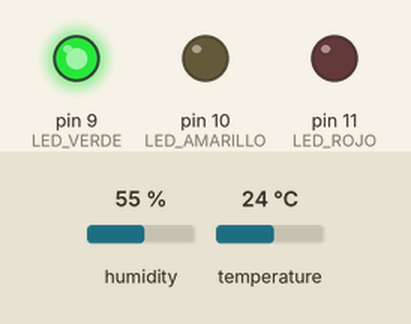
Simulated run of this sketch. Board: Arduino Uno, built with avr-gcc and run on an emulated ATmega328P. On the bench: output pins drawn as LEDs (lit = HIGH). The test bench sets the inputs (shaded band); at power-on: humidity 55 %, temperature 24 °C. What the sketch prints to the serial monitor is not drawn.

Above: at 0.1 s.
At 0.7 s:
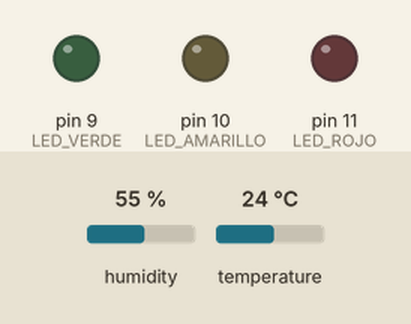
Timing chart, 0 to 2.2 s (numbered marks = the images above):
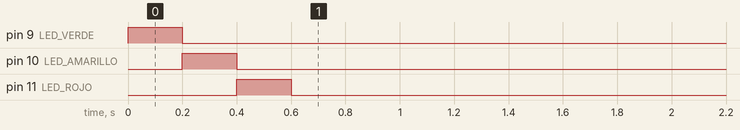

The sketch:

uno_sensores.ino
```cpp
/*
  TECHMIND Nexus - Arduino UNO R3
  --------------------------------
  Lee el sensor DHT22 y lo envía a la PC por USB (Serial).
  Recibe comandos de la PC para encender los LEDs de estado.

  Conexiones:
    DHT22  VCC  -> 5V
    DHT22  DATA -> Pin 2   (+ resistencia de 10k entre DATA y 5V si el módulo no la trae)
    DHT22  GND  -> GND
    LED verde    -> Pin 9  (con resistencia de 220 ohm a GND)
    LED amarillo -> Pin 10 (con resistencia de 220 ohm a GND)
    LED rojo     -> Pin 11 (con resistencia de 220 ohm a GND)

  Librería necesaria (Arduino IDE > Herramientas > Administrar bibliotecas):
    "DHT sensor library" de Adafruit (instala también "Adafruit Unified Sensor")

  Protocolo (9600 baudios, una línea por mensaje):
    UNO -> PC :  T:23.5;H:48.2      cada 2 segundos
                 E:DHT              si falla la lectura
    PC  -> UNO:  L:V  verde | L:A  amarillo | L:R  rojo | L:0  apagar
*/

#include <DHT.h>

#define PIN_DHT 2
#define TIPO_DHT DHT22

const int LED_VERDE = 9;
const int LED_AMARILLO = 10;
const int LED_ROJO = 11;
const unsigned long INTERVALO_MS = 2000;  // el DHT22 no se puede leer más rápido que cada 2 s

DHT dht(PIN_DHT, TIPO_DHT);
unsigned long ultimaLectura = 0;
String bufferEntrada = "";

void apagarLeds() {
  digitalWrite(LED_VERDE, LOW);
  digitalWrite(LED_AMARILLO, LOW);
  digitalWrite(LED_ROJO, LOW);
}

void secuenciaInicio() {
  // Prueba visual: enciende cada LED al arrancar
  int leds[] = {LED_VERDE, LED_AMARILLO, LED_ROJO};
  for (int i = 0; i < 3; i++) {
    digitalWrite(leds[i], HIGH);
    delay(200);
    digitalWrite(leds[i], LOW);
  }
}

void procesarComando(String comando) {
  comando.trim();
  if (!comando.startsWith("L:") || comando.length() < 3) return;

  apagarLeds();
  switch (comando.charAt(2)) {
    case 'V': digitalWrite(LED_VERDE, HIGH); break;
    case 'A': digitalWrite(LED_AMARILLO, HIGH); break;
    case 'R': digitalWrite(LED_ROJO, HIGH); break;
    default: break;  // 'L:0' o desconocido: quedan apagados
  }
}

void leerSensor() {
  float humedad = dht.readHumidity();
  float temperatura = dht.readTemperature();  // en °C

  if (isnan(humedad) || isnan(temperatura)) {
    Serial.println("E:DHT");
    return;
  }
  Serial.print("T:");
  Serial.print(temperatura, 1);
  Serial.print(";H:");
  Serial.println(humedad, 1);
}

void setup() {
  Serial.begin(9600);
  pinMode(LED_VERDE, OUTPUT);
  pinMode(LED_AMARILLO, OUTPUT);
  pinMode(LED_ROJO, OUTPUT);
  dht.begin();
  secuenciaInicio();
}

void loop() {
  // 1) Lectura del sensor sin usar delay() (así no se bloquean los comandos)
  if (millis() - ultimaLectura >= INTERVALO_MS) {
    ultimaLectura = millis();
    leerSensor();
  }

  // 2) Comandos que llegan desde la PC
  while (Serial.available() > 0) {
    char c = Serial.read();
    if (c == '\n') {
      procesarComando(bufferEntrada);
      bufferEntrada = "";
    } else if (c != '\r' && bufferEntrada.length() < 20) {
      bufferEntrada += c;
    }
  }
}
```
